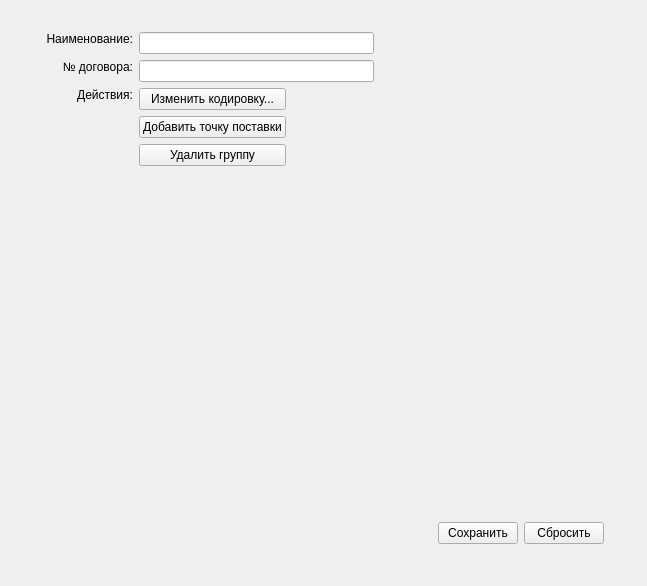
<?xml version="1.0" encoding="UTF-8"?>
<ui version="4.0">
 <class>DPGSets</class>
 <widget class="QWidget" name="DPGSets">
  <property name="geometry">
   <rect>
    <x>0</x>
    <y>0</y>
    <width>647</width>
    <height>586</height>
   </rect>
  </property>
  <property name="windowTitle">
   <string>Form</string>
  </property>
  <widget class="QWidget" name="horizontalLayoutWidget">
   <property name="geometry">
    <rect>
     <x>30</x>
     <y>20</y>
     <width>591</width>
     <height>541</height>
    </rect>
   </property>
   <layout class="QHBoxLayout" name="mainLayout">
    <property name="leftMargin">
     <number>10</number>
    </property>
    <property name="topMargin">
     <number>6</number>
    </property>
    <property name="rightMargin">
     <number>6</number>
    </property>
    <property name="bottomMargin">
     <number>6</number>
    </property>
    <item>
     <layout class="QGridLayout" name="gridLayout">
      <property name="leftMargin">
       <number>6</number>
      </property>
      <property name="topMargin">
       <number>6</number>
      </property>
      <property name="rightMargin">
       <number>6</number>
      </property>
      <property name="bottomMargin">
       <number>6</number>
      </property>
      <item row="7" column="1">
       <layout class="QHBoxLayout" name="horizontalLayout_2">
        <property name="leftMargin">
         <number>5</number>
        </property>
        <property name="topMargin">
         <number>5</number>
        </property>
        <property name="rightMargin">
         <number>5</number>
        </property>
        <property name="bottomMargin">
         <number>5</number>
        </property>
        <item>
         <spacer name="horizontalSpacer">
          <property name="orientation">
           <enum>Qt::Horizontal</enum>
          </property>
          <property name="sizeHint" stdset="0">
           <size>
            <width>40</width>
            <height>20</height>
           </size>
          </property>
         </spacer>
        </item>
        <item>
         <widget class="QPushButton" name="cmdSave">
          <property name="text">
           <string>Сохранить</string>
          </property>
         </widget>
        </item>
        <item>
         <widget class="QPushButton" name="cmdDrop">
          <property name="text">
           <string>Сбросить</string>
          </property>
         </widget>
        </item>
       </layout>
      </item>
      <item row="4" column="1">
       <layout class="QHBoxLayout" name="horizontalLayout_4">
        <item>
         <layout class="QVBoxLayout" name="verticalLayout">
          <property name="rightMargin">
           <number>6</number>
          </property>
          <item>
           <widget class="QPushButton" name="cmdCodes">
            <property name="text">
             <string>Изменить кодировку...</string>
            </property>
           </widget>
          </item>
          <item>
           <widget class="QPushButton" name="cmdAddMeasuringPoint">
            <property name="text">
             <string>Добавить точку поставки</string>
            </property>
           </widget>
          </item>
          <item>
           <widget class="QPushButton" name="cmdRemove">
            <property name="text">
             <string>Удалить группу</string>
            </property>
           </widget>
          </item>
         </layout>
        </item>
        <item>
         <spacer name="horizontalSpacer_3">
          <property name="orientation">
           <enum>Qt::Horizontal</enum>
          </property>
          <property name="sizeHint" stdset="0">
           <size>
            <width>40</width>
            <height>20</height>
           </size>
          </property>
         </spacer>
        </item>
       </layout>
      </item>
      <item row="4" column="0">
       <widget class="QLabel" name="label_2">
        <property name="text">
         <string>Действия:</string>
        </property>
        <property name="alignment">
         <set>Qt::AlignRight|Qt::AlignTop|Qt::AlignTrailing</set>
        </property>
       </widget>
      </item>
      <item row="0" column="0">
       <widget class="QLabel" name="label">
        <property name="text">
         <string>Наименование:</string>
        </property>
        <property name="alignment">
         <set>Qt::AlignRight|Qt::AlignTop|Qt::AlignTrailing</set>
        </property>
       </widget>
      </item>
      <item row="0" column="1">
       <layout class="QHBoxLayout" name="horizontalLayout_3">
        <item>
         <widget class="QLineEdit" name="txtName"/>
        </item>
        <item>
         <spacer name="horizontalSpacer_2">
          <property name="orientation">
           <enum>Qt::Horizontal</enum>
          </property>
          <property name="sizeHint" stdset="0">
           <size>
            <width>40</width>
            <height>20</height>
           </size>
          </property>
         </spacer>
        </item>
       </layout>
      </item>
      <item row="5" column="1">
       <spacer name="verticalSpacer">
        <property name="orientation">
         <enum>Qt::Vertical</enum>
        </property>
        <property name="sizeHint" stdset="0">
         <size>
          <width>20</width>
          <height>40</height>
         </size>
        </property>
       </spacer>
      </item>
      <item row="1" column="0">
       <widget class="QLabel" name="label_3">
        <property name="text">
         <string>№ договора:</string>
        </property>
        <property name="alignment">
         <set>Qt::AlignRight|Qt::AlignTop|Qt::AlignTrailing</set>
        </property>
       </widget>
      </item>
      <item row="1" column="1">
       <layout class="QHBoxLayout" name="horizontalLayout_5">
        <item>
         <widget class="QLineEdit" name="txtNDog"/>
        </item>
        <item>
         <spacer name="horizontalSpacer_4">
          <property name="orientation">
           <enum>Qt::Horizontal</enum>
          </property>
          <property name="sizeHint" stdset="0">
           <size>
            <width>40</width>
            <height>20</height>
           </size>
          </property>
         </spacer>
        </item>
       </layout>
      </item>
     </layout>
    </item>
   </layout>
  </widget>
 </widget>
 <resources/>
 <connections>
  <connection>
   <sender>cmdCodes</sender>
   <signal>clicked()</signal>
   <receiver>DPGSets</receiver>
   <slot>editCodes()</slot>
   <hints>
    <hint type="sourcelabel">
     <x>197</x>
     <y>73</y>
    </hint>
    <hint type="destinationlabel">
     <x>149</x>
     <y>750</y>
    </hint>
   </hints>
  </connection>
  <connection>
   <sender>cmdSave</sender>
   <signal>clicked()</signal>
   <receiver>DPGSets</receiver>
   <slot>saveChanges()</slot>
   <hints>
    <hint type="sourcelabel">
     <x>476</x>
     <y>532</y>
    </hint>
    <hint type="destinationlabel">
     <x>153</x>
     <y>740</y>
    </hint>
   </hints>
  </connection>
  <connection>
   <sender>cmdDrop</sender>
   <signal>clicked()</signal>
   <receiver>DPGSets</receiver>
   <slot>dropChanges()</slot>
   <hints>
    <hint type="sourcelabel">
     <x>565</x>
     <y>528</y>
    </hint>
    <hint type="destinationlabel">
     <x>165</x>
     <y>766</y>
    </hint>
   </hints>
  </connection>
  <connection>
   <sender>cmdAddMeasuringPoint</sender>
   <signal>clicked()</signal>
   <receiver>DPGSets</receiver>
   <slot>appendChild()</slot>
   <hints>
    <hint type="sourcelabel">
     <x>157</x>
     <y>97</y>
    </hint>
    <hint type="destinationlabel">
     <x>99</x>
     <y>775</y>
    </hint>
   </hints>
  </connection>
  <connection>
   <sender>cmdRemove</sender>
   <signal>clicked()</signal>
   <receiver>DPGSets</receiver>
   <slot>removeItem()</slot>
   <hints>
    <hint type="sourcelabel">
     <x>200</x>
     <y>141</y>
    </hint>
    <hint type="destinationlabel">
     <x>146</x>
     <y>786</y>
    </hint>
   </hints>
  </connection>
 </connections>
 <slots>
  <slot>editCodes()</slot>
  <slot>saveChanges()</slot>
  <slot>dropChanges()</slot>
  <slot>appendChild()</slot>
  <slot>removeItem()</slot>
 </slots>
</ui>
